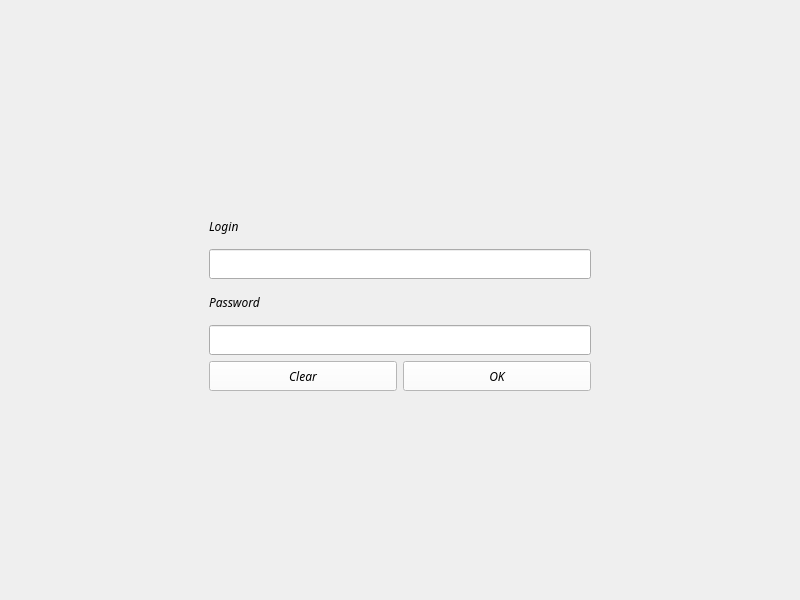
<?xml version="1.0" encoding="UTF-8"?>
<ui version="4.0">
 <class>LoginPage</class>
 <widget class="QWidget" name="LoginPage">
  <property name="geometry">
   <rect>
    <x>0</x>
    <y>0</y>
    <width>800</width>
    <height>600</height>
   </rect>
  </property>
  <property name="windowTitle">
   <string>Form</string>
  </property>
  <layout class="QHBoxLayout" name="horizontalLayout">
   <item>
    <widget class="QWidget" name="verticalWidget" native="true">
     <property name="enabled">
      <bool>true</bool>
     </property>
     <property name="minimumSize">
      <size>
       <width>280</width>
       <height>200</height>
      </size>
     </property>
     <property name="maximumSize">
      <size>
       <width>400</width>
       <height>200</height>
      </size>
     </property>
     <property name="styleSheet">
      <string notr="true"/>
     </property>
     <layout class="QVBoxLayout" name="verticalLayout">
      <item>
       <widget class="QLabel" name="loginLabel">
        <property name="font">
         <font>
          <family>Century Gothic</family>
          <italic>true</italic>
         </font>
        </property>
        <property name="text">
         <string>Login</string>
        </property>
       </widget>
      </item>
      <item>
       <widget class="QLineEdit" name="loginInput">
        <property name="minimumSize">
         <size>
          <width>0</width>
          <height>30</height>
         </size>
        </property>
        <property name="maximumSize">
         <size>
          <width>16777215</width>
          <height>30</height>
         </size>
        </property>
        <property name="styleSheet">
         <string notr="true"/>
        </property>
       </widget>
      </item>
      <item>
       <widget class="QLabel" name="passwordLabel">
        <property name="enabled">
         <bool>true</bool>
        </property>
        <property name="font">
         <font>
          <family>Century Gothic</family>
          <italic>true</italic>
         </font>
        </property>
        <property name="text">
         <string>Password</string>
        </property>
       </widget>
      </item>
      <item>
       <widget class="QLineEdit" name="passwordInput">
        <property name="minimumSize">
         <size>
          <width>0</width>
          <height>30</height>
         </size>
        </property>
        <property name="maximumSize">
         <size>
          <width>16777215</width>
          <height>30</height>
         </size>
        </property>
        <property name="styleSheet">
         <string notr="true"/>
        </property>
        <property name="text">
         <string/>
        </property>
        <property name="echoMode">
         <enum>QLineEdit::EchoMode::Password</enum>
        </property>
       </widget>
      </item>
      <item>
       <layout class="QHBoxLayout" name="buttons">
        <item>
         <widget class="QPushButton" name="clearButton">
          <property name="enabled">
           <bool>true</bool>
          </property>
          <property name="minimumSize">
           <size>
            <width>0</width>
            <height>30</height>
           </size>
          </property>
          <property name="maximumSize">
           <size>
            <width>16777215</width>
            <height>30</height>
           </size>
          </property>
          <property name="font">
           <font>
            <family>Century Gothic</family>
            <italic>true</italic>
           </font>
          </property>
          <property name="styleSheet">
           <string notr="true">background-color: rgb(255, 255, 255)</string>
          </property>
          <property name="text">
           <string>Clear</string>
          </property>
         </widget>
        </item>
        <item>
         <widget class="QPushButton" name="okButton">
          <property name="minimumSize">
           <size>
            <width>0</width>
            <height>30</height>
           </size>
          </property>
          <property name="maximumSize">
           <size>
            <width>16777215</width>
            <height>30</height>
           </size>
          </property>
          <property name="font">
           <font>
            <family>Century Gothic</family>
            <italic>true</italic>
           </font>
          </property>
          <property name="autoFillBackground">
           <bool>false</bool>
          </property>
          <property name="styleSheet">
           <string notr="true">background-color: rgb(255, 255, 255)</string>
          </property>
          <property name="text">
           <string>OK</string>
          </property>
         </widget>
        </item>
       </layout>
      </item>
     </layout>
    </widget>
   </item>
  </layout>
 </widget>
 <resources/>
 <connections/>
</ui>
